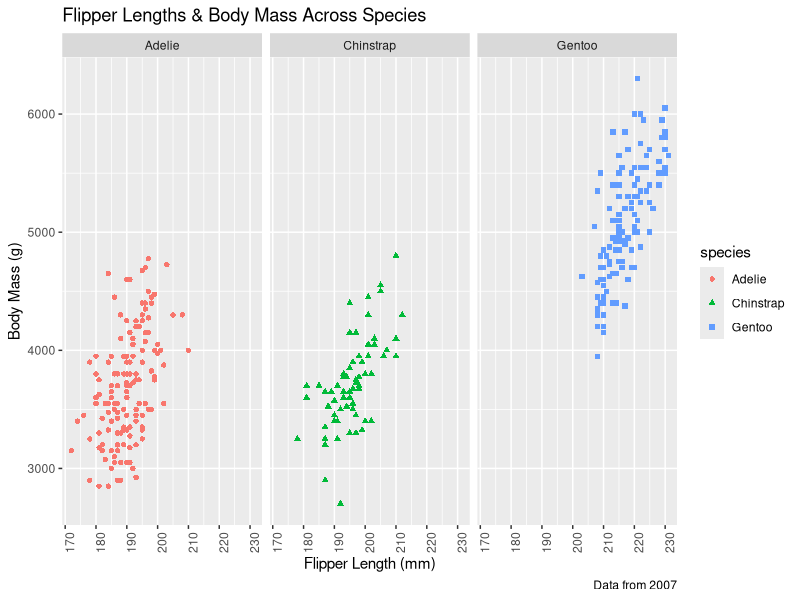
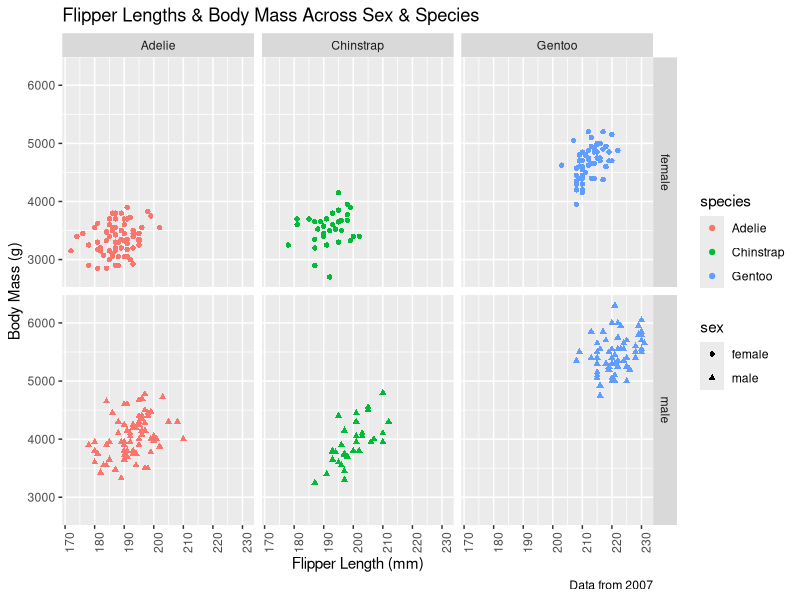
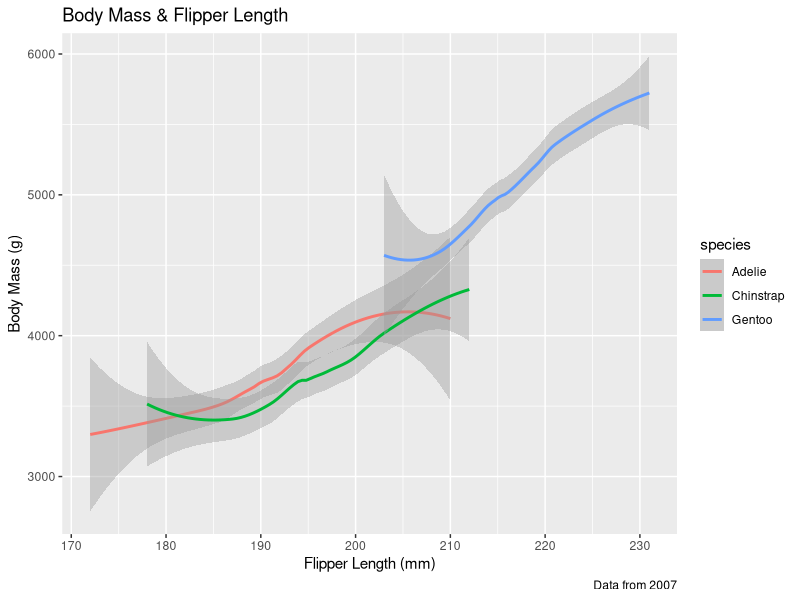

Write R code to recreate these figures, in order.
## ---- chunk 1
library(tidyverse)
library(palmerpenguins)

## ---- chunk 2
colnames(penguins)
head(penguins)
## ---- chunk 3
penguins %>%
  drop_na(sex) %>% 
  ggplot(mapping = aes(x = flipper_length_mm, y = body_mass_g,
  color = species, shape = species))+
  geom_point() + facet_wrap(~species) + 
  labs(title = "Flipper Lengths & Body Mass Across Species", x =  "Flipper Length (mm)", y = "Body Mass (g)", caption = "Data from 2007") +
  theme(axis.text.x = element_text(angle = 90))
## ---- chunk 4


penguins %>% 
  drop_na(sex) %>% 
  ggplot(mapping = aes(x= flipper_length_mm, y = body_mass_g, 
  color = species, shape = sex))+
  geom_point() + facet_grid(sex~species) + 
  labs(title = "Flipper Lengths & Body Mass Across Sex & Species",
  x = "Flipper Length (mm)", y = "Body Mass (g)", caption = "Data from 2007") +
  theme(axis.text.x = element_text(angle = 90))
## ---- chunk 5

penguins %>% 
  drop_na() %>% 
  group_by(species) %>% 
  summarize(mean_body_mass = mean(body_mass_g), 
  mean_flipper_length = mean(flipper_length_mm))
## ---- chunk 6
ggplot(data = penguins) + geom_smooth(mapping = aes(x = flipper_length_mm, y = body_mass_g, line_type = species, color = species)) + labs(title = "Body Mass & Flipper Length", x = "Flipper Length (mm)", y ="Body Mass (g)", caption = "Data from 2007" )
